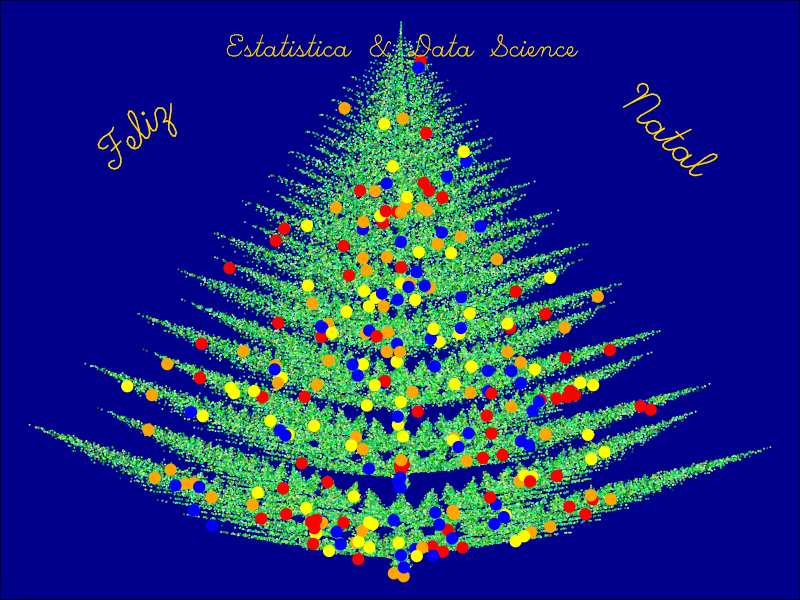

R code for this plot:
## ---- chunk 1
L <-  matrix(
  c(0.03,  0,     0  ,  0.1,
    0.85,  0.00,  0.00, 0.85,
    0.8,   0.00,  0.00, 0.8,
    0.2,  -0.08,  0.15, 0.22,
    -0.2,   0.08,  0.15, 0.22,
    0.25, -0.1,   0.12, 0.25,
    -0.2,   0.1,   0.12, 0.2),
  nrow=4)

L

## ---- chunk 2
B <- matrix(
  c(0, 0,
    0, 1.5,
    0, 1.5,
    0, 0.85,
    0, 0.85,
    0, 0.3,
    0, 0.4),
  nrow=2)

B

prob = c(0.02, 0.6,.08, 0.07, 0.07, 0.07, 0.07)

## ---- chunk 3
N = 1e5 #número de iterações 
x = matrix(NA, nrow = 2, ncol = N)
x[, 1] = c(0, 2)   # ponto inicial

k <- sample(1:7, N, prob, replace = TRUE) #Amostra com indices

for (i in 2:N)
x[, i] = crossprod(matrix(L[, k[i]], nrow = 2), x[, i - 1]) + B[, k[i]] # iteração para construção dos pontos da nossa Árvore 

## ---- chunk 4
par(bg='darkblue',mar=rep(0,4))
plot(x=x[1,],y=x[2,],
     col=grep('green',colors(),value=TRUE),
     axes=TRUE,
     cex=.1,
     xlab='teste',
     ylab='razao' )#,pch='.')

bals <- sample(N,257)
points(x=x[1,bals],y=x[2,bals]-.1,
       col= c('red','blue','yellow','orange'),
       cex=1.5,
       pch=19
)
text(x=-.7,y=8,
     labels='Feliz',
     adj=c(.5,.5),
     srt=45,
     vfont=c('script','plain'),
     cex=3,
     col='gold'
)

text(x=0,y=9.5,
     labels='Estatistica & Data Science',
     adj=c(.5,.5),
     #srt=45,
     vfont=c('script','plain'),
     cex=2,
     col='gold'
)

text(x=0.7,y=8,
     labels='Natal',
     adj=c(.5,.5),
     srt=-45,
     vfont=c('script','plain'),
     cex=3,
     col='gold'
)

